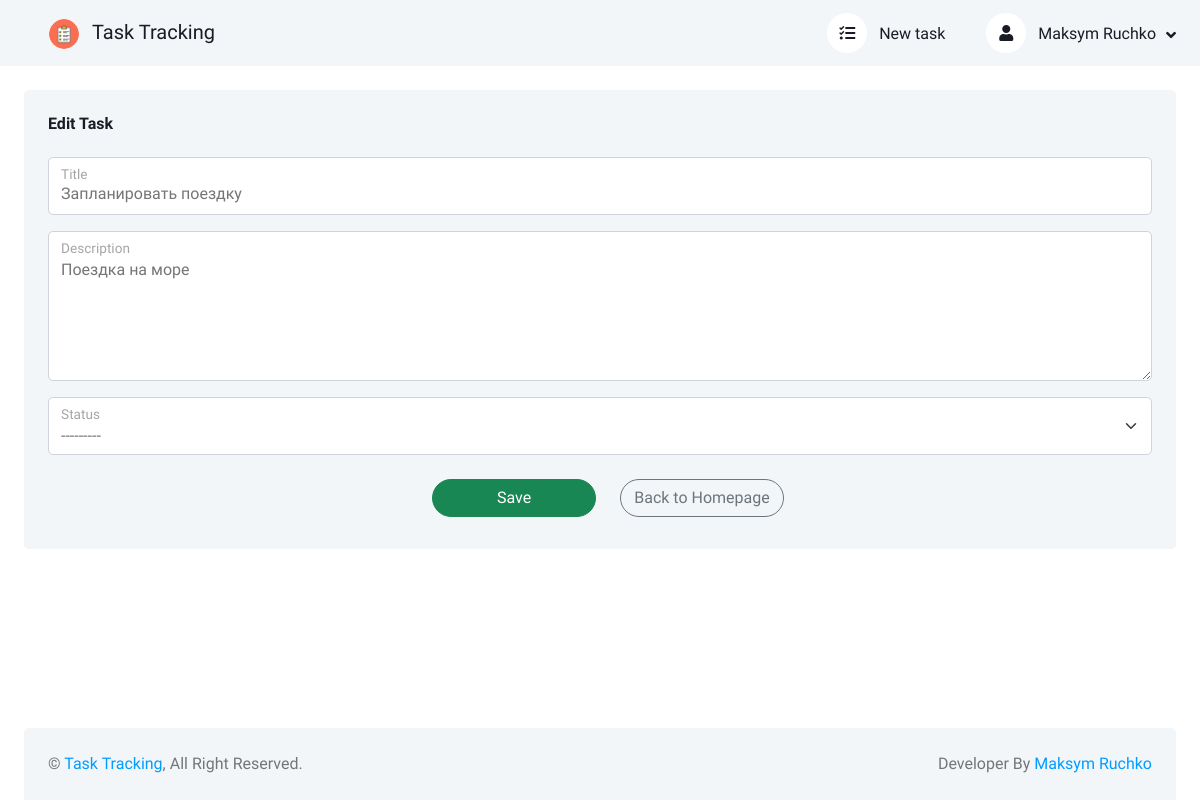
The page /task-1/update/ (signed in) on the database as committed earlier.
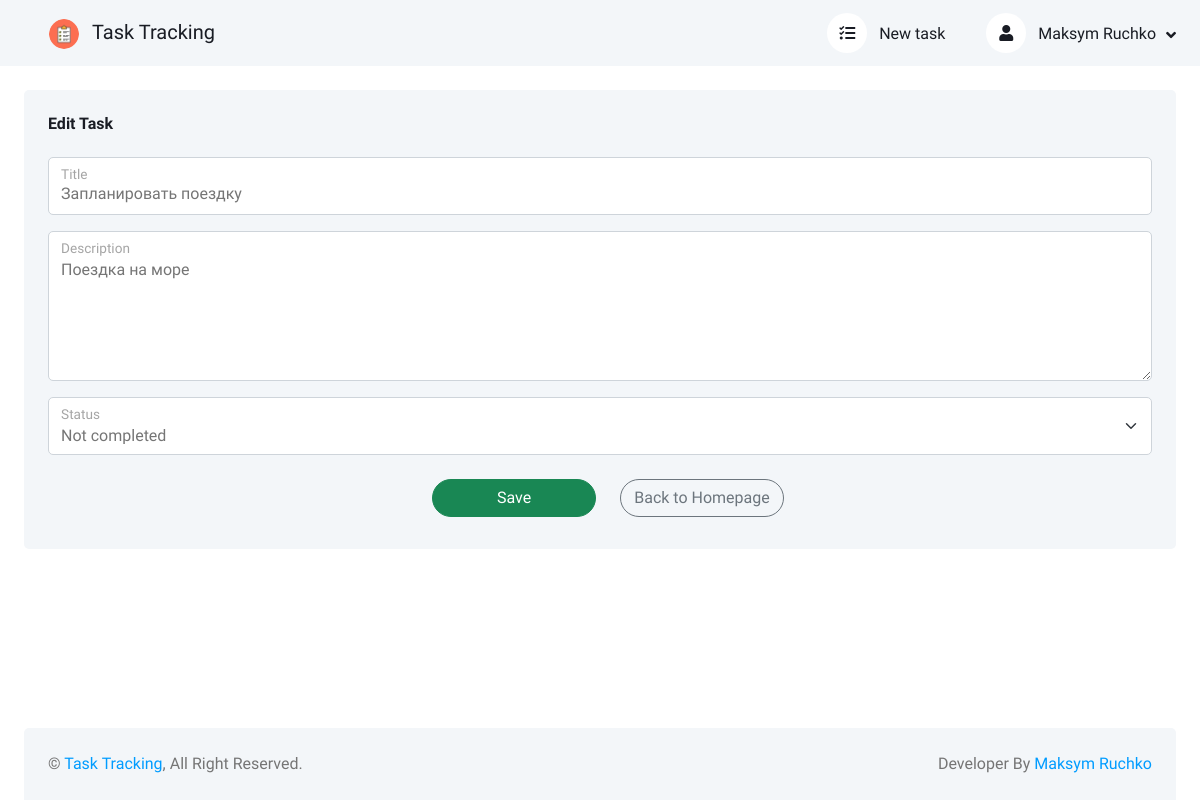
The same page on the database as committed later.
### tasks/models.py (models this page shows, shortened)
class Task(models.Model):
    NOT_COMPLETED = 'Not completed'
    COMPLETED = 'Сompleted'
    title = models.CharField('Title', max_length=150)
    description = models.TextField('Description')
    status = models.CharField(
        'Status',
        choices=[('not completed', NOT_COMPLETED), ('completed', COMPLETED), ],
        max_length=13,
    )
    creation_date = models.DateTimeField('Creation date', auto_now_add=True)
    owner = models.ForeignKey(
        get_user_model(),
        verbose_name='Owner',
        on_delete=models.CASCADE,
        blank=True,
        null=True,
    )
    class Meta:
        verbose_name = 'Task'
        verbose_name_plural = 'Tasks'

### tasks/views.py (the view, shortened to what this page needs)
# urls.py: path('task-<int:pk>/update/', TaskUpdateView.as_view(), name='task_update'),
class TaskUpdateView(LoginRequiredMixin, UpdateView):
    model = Task
    context_object_name = 'task_update'
    form_class = TaskForm
    template_name = 'tasks/task_edit.html'
    login_url = 'login'

### tasks/forms.py
class TaskForm(forms.ModelForm):
    class Meta:
        model = Task
        fields = ('title', 'description', 'status', )
        widgets = {
            'title': forms.TextInput(
                attrs={
                    'class': 'form-control',
                    'placeholder': 'Title',
                },
            ),
            'description': forms.Textarea(
                attrs={
                    'class': 'form-control',
                    'placeholder': 'Description',
                    'style': 'height: 150px;',
                }
            ),
            'status': forms.Select(
                attrs={
                    'class': 'form-select',
                }
            ),
        }

### users/models.py (called while the page is built)
    def get_absolute_url(self):
        return reverse('user_detail', kwargs={'user_name': str(self.username)})

### tasks/templates/tasks/task_edit.html (shortened to what this page needs)
{% extends 'base.html' %}
{% load static %}
{% block content %}
<div class="row g-4">
    <div class="col-sm-12 col-xl-12">
        <div class="bg-light rounded h-100 p-4">
            <h6 class="mb-4">Edit Task</h6>
            <form action="." method="post">
                <div class="form-floating mb-3">
                    {{ form.title }}
                    <label for="{{ form.title.id_for_label }}">Title</label>
                </div>
                <div class="form-floating mb-3">
                    {{ form.description }}
                    <label for="{{ form.description.id_for_label }}">Description</label>
                </div>
                <div class="form-floating mb-3">
                    {{ form.status }}
                    <label for="{{ form.status.id_for_label }}">Status</label>
                </div>
                <div class="row form-floating justify-content-center">
                    <div class="col-sm-4 col-xl-2">
                        <button type="submit" class="btn btn-success rounded-pill m-2 col-sm-12 col-xl-12">Save</button>
                    </div>
                    <div class="col-sm-4 col-xl-2">
                        <a href="{% url 'home' %}" class="btn btn-outline-secondary rounded-pill m-2 col-sm-12 col-xl-12">
                            Back to Homepage
                        </a>
                    </div>
                </div>
            </form>
        </div>
    </div>
</div>
{% endblock content %}

Rows that differ between the two databases and show on the page:
changed Task "Запланировать поездку": status "---------" → "Not completed"
